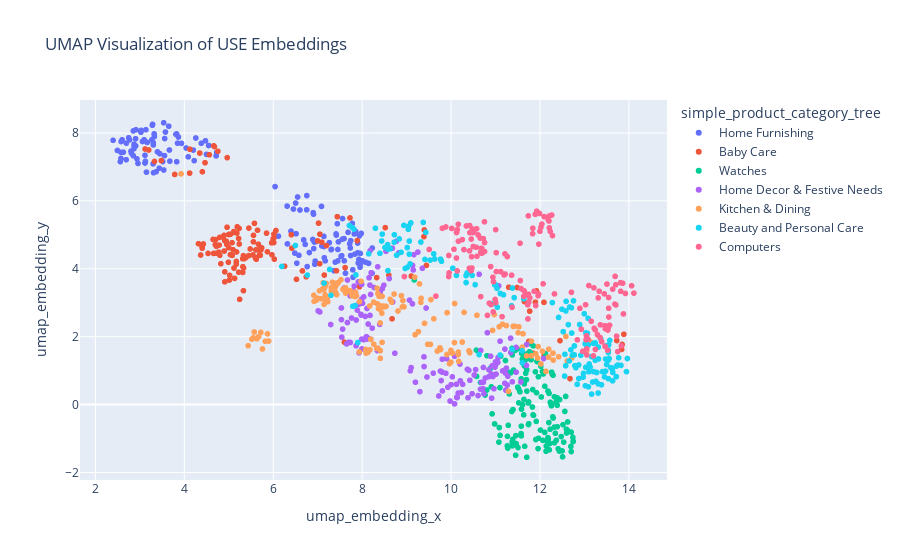

The notebook cell this image was saved under:
### Code cell
# Définir l'espace de recherche des paramètres
param_dist = {
    'n_neighbors': randint(10, 120),  # Distribution uniforme d'entiers entre 10 et 200
    'min_dist': uniform(0.0, 1.0),       # Distribution uniforme continue entre 0 et 1
}

# Créer le modèle UMAP
reducer = umap.UMAP(metric='cosine', random_state=graine, n_components=3)

# Définir la métrique de validation
def trustworthiness(X, X_embedded, n_neighbors=5):
    return umap.trustworthiness(X, X_embedded, n_neighbors=n_neighbors)

# Créer l'objet RandomizedSearchCV
random_search = RandomizedSearchCV(
    reducer,
    param_distributions=param_dist,
    n_iter=30,   # Nombre d'itérations de recherche aléatoire
    scoring=trustworthiness,  # Métrique à optimiser
    cv=3,        # Nombre de folds pour la validation croisée (si applicable)
    random_state=graine,
    n_jobs=-1    # Utiliser tous les cœurs disponibles pour le calcul parallèle
)

# Lancer la recherche aléatoire
random_search.fit(list(corpus_USE['use_embeddings']))

# Afficher les meilleurs paramètres
print("Meilleurs paramètres trouvés : ", random_search.best_params_)

# Obtenir le meilleur embedding UMAP
best_umap_USE = random_search.best_estimator_.fit_transform(list(corpus_USE['use_embeddings']))

# Ajouter les embeddings 3D au DataFrame
corpus_USE['umap_embedding_x'] = best_umap_USE[:, 0]
corpus_USE['umap_embedding_y'] = best_umap_USE[:, 1]
corpus_USE['umap_embedding_z'] = best_umap_USE[:, 2]

# Visualiser les embeddings 2D avec Plotly
fig = px.scatter(corpus_USE, x='umap_embedding_x', y='umap_embedding_y',
                 color='simple_product_category_tree', hover_data=['NMF_label'],
                 title='UMAP Visualization of USE Embeddings')
fig.show()

### Figure 1 — Plotly figure (JSON) as saved in the notebook; plotly's stock layout.template omitted (floating-point values rounded to 4 significant figures; data arrays with more than 128 entries replaced by an {"elided": "..."} marker saying what was removed)
{"data": [{"customdata": {"elided": "150x1 int values"}, "hovertemplate": "simple_product_category_tree=Home Furnishing<br>umap_embedding_x=%{x}<br>umap_embedding_y=%{y}<br>NMF_label=%{customdata[0]}<extra></extra>", "legendgroup": "Home Furnishing", "marker": {"color": "#636efa", "symbol": "circle"}, "mode": "markers", "name": "Home Furnishing", "showlegend": true, "type": "scattergl", "x": {"elided": "150 float values"}, "xaxis": "x", "y": {"elided": "150 float values"}, "yaxis": "y"}, {"customdata": {"elided": "150x1 int values"}, "hovertemplate": "simple_product_category_tree=Baby Care<br>umap_embedding_x=%{x}<br>umap_embedding_y=%{y}<br>NMF_label=%{customdata[0]}<extra></extra>", "legendgroup": "Baby Care", "marker": {"color": "#EF553B", "symbol": "circle"}, "mode": "markers", "name": "Baby Care", "showlegend": true, "type": "scattergl", "x": {"elided": "150 float values"}, "xaxis": "x", "y": {"elided": "150 float values"}, "yaxis": "y"}, {"customdata": {"elided": "150x1 int values"}, "hovertemplate": "simple_product_category_tree=Watches<br>umap_embedding_x=%{x}<br>umap_embedding_y=%{y}<br>NMF_label=%{customdata[0]}<extra></extra>", "legendgroup": "Watches", "marker": {"color": "#00cc96", "symbol": "circle"}, "mode": "markers", "name": "Watches", "showlegend": true, "type": "scattergl", "x": {"elided": "150 float values"}, "xaxis": "x", "y": {"elided": "150 float values"}, "yaxis": "y"}, {"customdata": {"elided": "150x1 int values"}, "hovertemplate": "simple_product_category_tree=Home Decor & Festive Needs<br>umap_embedding_x=%{x}<br>umap_embedding_y=%{y}<br>NMF_label=%{customdata[0]}<extra></extra>", "legendgroup": "Home Decor & Festive Needs", "marker": {"color": "#ab63fa", "symbol": "circle"}, "mode": "markers", "name": "Home Decor & Festive Needs", "showlegend": true, "type": "scattergl", "x": {"elided": "150 float values"}, "xaxis": "x", "y": {"elided": "150 float values"}, "yaxis": "y"}, {"customdata": {"elided": "150x1 int values"}, "hovertemplate": "simple_product_category_tree=Kitchen & Dining<br>umap_embedding_x=%{x}<br>umap_embedding_y=%{y}<br>NMF_label=%{customdata[0]}<extra></extra>", "legendgroup": "Kitchen & Dining", "marker": {"color": "#FFA15A", "symbol": "circle"}, "mode": "markers", "name": "Kitchen & Dining", "showlegend": true, "type": "scattergl", "x": {"elided": "150 float values"}, "xaxis": "x", "y": {"elided": "150 float values"}, "yaxis": "y"}, {"customdata": {"elided": "150x1 int values"}, "hovertemplate": "simple_product_category_tree=Beauty and Personal Care<br>umap_embedding_x=%{x}<br>umap_embedding_y=%{y}<br>NMF_label=%{customdata[0]}<extra></extra>", "legendgroup": "Beauty and Personal Care", "marker": {"color": "#19d3f3", "symbol": "circle"}, "mode": "markers", "name": "Beauty and Personal Care", "showlegend": true, "type": "scattergl", "x": {"elided": "150 float values"}, "xaxis": "x", "y": {"elided": "150 float values"}, "yaxis": "y"}, {"customdata": {"elided": "150x1 int values"}, "hovertemplate": "simple_product_category_tree=Computers<br>umap_embedding_x=%{x}<br>umap_embedding_y=%{y}<br>NMF_label=%{customdata[0]}<extra></extra>", "legendgroup": "Computers", "marker": {"color": "#FF6692", "symbol": "circle"}, "mode": "markers", "name": "Computers", "showlegend": true, "type": "scattergl", "x": {"elided": "150 float values"}, "xaxis": "x", "y": {"elided": "150 float values"}, "yaxis": "y"}], "layout": {"legend": {"title": {"text": "simple_product_category_tree"}, "tracegroupgap": 0}, "title": {"text": "UMAP Visualization of USE Embeddings"}, "xaxis": {"anchor": "y", "domain": [0, 1], "title": {"text": "umap_embedding_x"}}, "yaxis": {"anchor": "x", "domain": [0, 1], "title": {"text": "umap_embedding_y"}}}}
